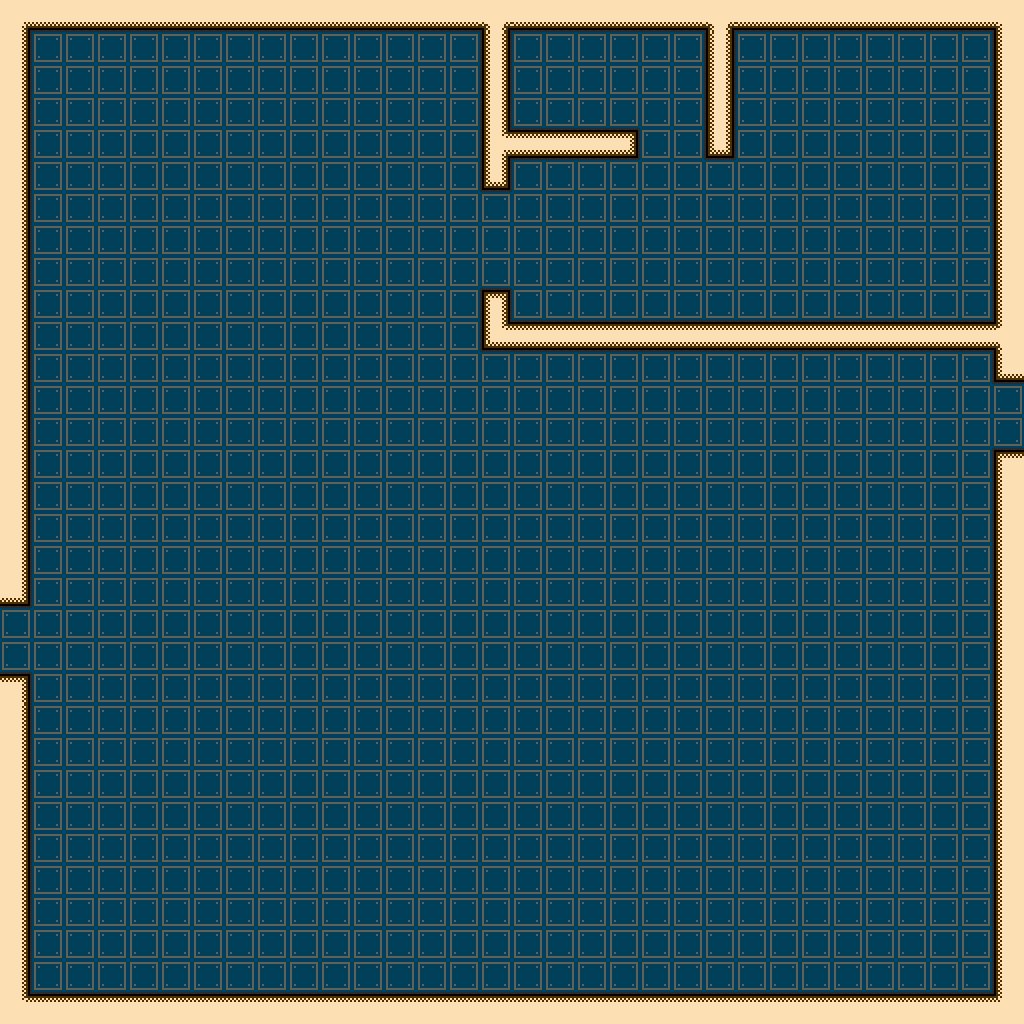

This is a level from a 2D game, rendered from its Tiled map with the project's own tilesets. A one-line summary and the map file follow, with tile-layer data summarised:
An orthogonal 32x32 tile map with 32x32 px tiles, 2 tile layers (Background, Collision), 2 tilesets.

<map version="1.0" orientation="orthogonal" width="32" height="32" tilewidth="32" tileheight="32">
 <properties>
  <property name="type" value="1" />
 </properties>
 <tileset firstgid="1" name="tileset" tilewidth="32" tileheight="32">
  <image source="tileset.png" width="512" height="512" />
 </tileset>
 <tileset firstgid="257" name="orb" tilewidth="32" tileheight="32">
  <image source="sprites/orb.png" width="256" height="32" />
 </tileset>
 <layer name="Background" width="32" height="32">
  <data>[1024 cells, 1024 non-empty, 1 distinct tile ids]</data>
 </layer>
 <layer name="Collision" width="32" height="32">
  <data>[1024 cells, 150 non-empty, 21 distinct tile ids]</data>
 </layer>
</map>
